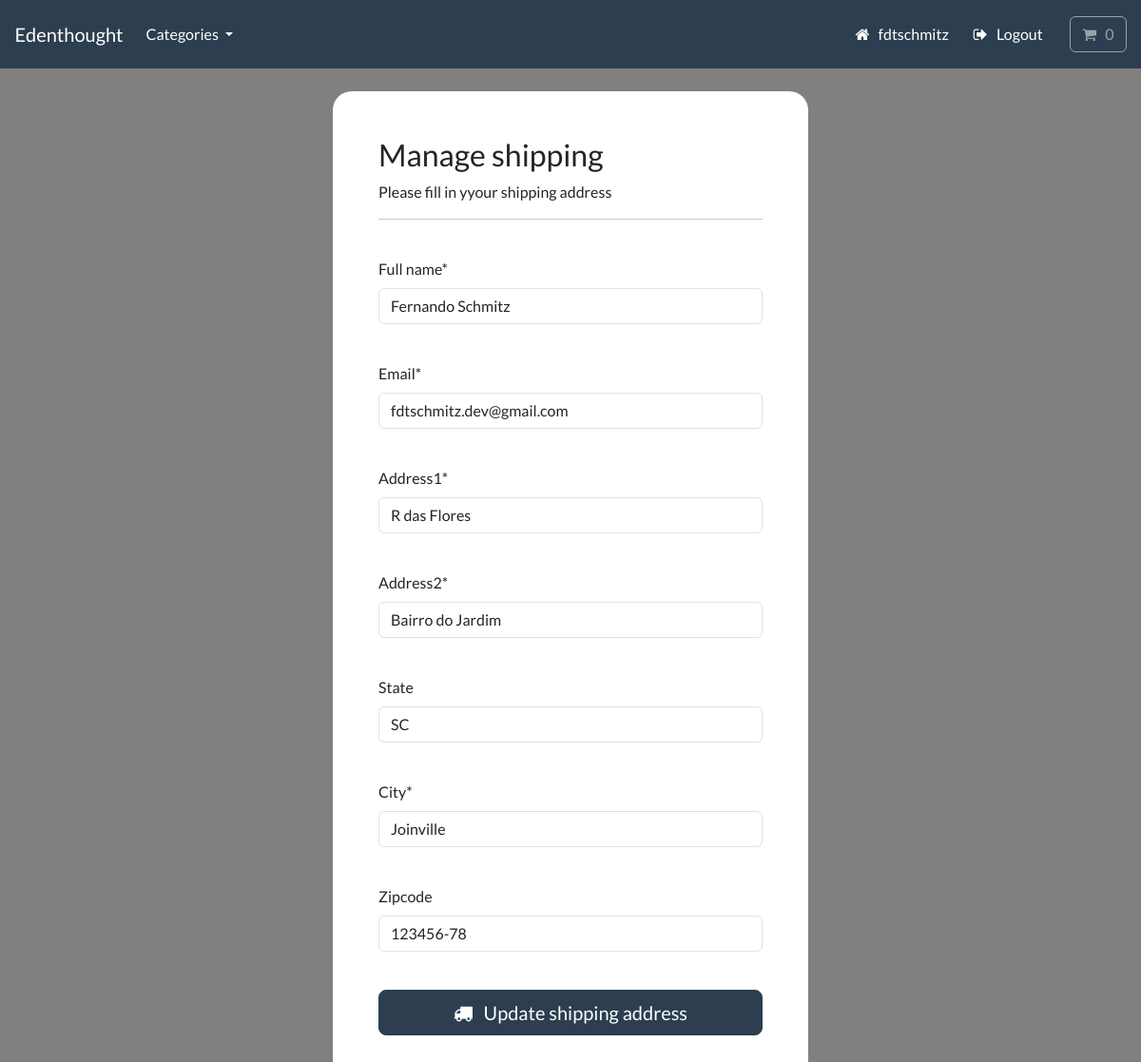
The app's page /account/manage-shipping (signed in) with its own data.
### payment/models.py (models this page shows, shortened)
class ShippingAddress(models.Model):
    full_name = models.CharField(max_length=300)
    email = models.EmailField(max_length=255)
    address1 = models.CharField(max_length=255)
    address2 = models.CharField(max_length=255)
    city = models.CharField(max_length=255)
    state = models.CharField(max_length=255, null=True, blank=True)
    zipcode = models.CharField(max_length=255, null=True, blank=True)
    date_added = models.DateTimeField(auto_now_add=True)
    user = models.ForeignKey(User, on_delete=models.CASCADE, null=True, blank=True)
    class Meta:
        verbose_name_plural = 'Shipping Addresses'

### account/views.py (the view, shortened to what this page needs)
# urls.py: path('manage-shipping', views.manage_shipping, name='manage-shipping'),
@login_required(login_url='my-login')
def manage_shipping(request):
    try:
        shipping = ShippingAddress.objects.get(user=request.user.id)
    except ShippingAddress.DoesNotExist:
        shipping = None
    form = ShippingForm(instance=shipping)
    context = {'form':form}
    return render(request, 'account/manage-shipping.html', context=context)

### payment/forms.py
class ShippingForm(forms.ModelForm):
    class Meta:
        model = ShippingAddress
        fields = ['full_name', 'email', 'address1', 'address2', 'city', 'state', 'zipcode']
        exclude = ['user',]

### cart/cart.py (called while the page is built)
    def __len__(self):
        return sum(item['qty'] for item in self.cart.values())

### cart/context_processors.py (called while the page is built)
def cart(request):
    return {'cart': Cart(request)}

### store/models.py (called while the page is built)
    def get_absolute_url(self):
        return reverse("list-category", args=[self.slug])

### store/views.py (called while the page is built)
def categories(request):
    all_categories = Category.objects.all()
    return {'all_categories': all_categories}

### account/templates/account/manage-shipping.html (shortened to what this page needs)
{% include "store/base.html" %}
{% load static %}
{% load crispy_forms_tags %}
{% block content %}
    <body>
        <br>
        <div class="container bg-white shadow-md p-5 form-layout">
            <h3> Manage shipping </h3>
            <p> Please fill in yyour shipping address </p>
            <hr>
            <br>
            <form method="POST" autocomplete="off">
                {{form.full_name|as_crispy_field}}
                <br>
                {{form.email|as_crispy_field}}
                <br>
                {{form.address1|as_crispy_field}}
                <br>
                {{form.address2|as_crispy_field}}
                <br>
                {{form.state|as_crispy_field}}
                <br>
                {{form.city|as_crispy_field}}
                <br>
                {{form.zipcode|as_crispy_field}}
                <br>
                <button type="submit" class="btn btn-primary btn-lg w-100 btn-block p-2"> <i class="fa fa-truck" aria-hidden="true"></i> &nbsp; Update shipping address</button>
                <br> <br>
            </form>
        </div>
    </body>
{% endblock  %}

### store/templates/store/base.html (shortened to what this page needs)
{% load static %}
<!DOCTYPE html>
<html>
    <head>
        <link rel="stylesheet" href="https://bootswatch.com/5/flatly/bootstrap.min.css">
        <link rel="stylesheet" href="https://cdnjs.cloudflare.com/ajax/libs/font-awesome/4.7.0/css/font-awesome.min.css">
        <link rel="stylesheet" href="{% static 'css/styles.css' %}">
    </head>
    <nav class="navbar navbar-expand-lg bg-primary justify-content-center">
        <a class="navbar-brand main-heading text-white" href="{% url 'store' %}">
        &nbsp; &nbsp; Edenthought
        </a>
        <div class="collapse navbar-collapse" id="navbarCollapse">
            <ul class="navbar-nav me-auto mb-2 mb-md-0">
                <li class="nav-item dropdown">
                    <a class="nav-link dropdown-toggle text-white" href="#" id="navbarDropdown" role="button"
                    data-bs-toggle="dropdown" aria-expanded="false">
                        Categories
                    </a>
                </li>
            </ul>
        </div>
        <div class="collapse navbar-collapse text-center" id="navbarNavDropdown">
            <ul class="navbar-nav ms-auto">
                {% if user.is_authenticated %}
                    <li class="nav-item">
                        <a class="btn btn-alert navbar-btn text-white" type="button"  href="{% url 'dashboard' %}">
                            <i class="fa fa-home" aria-hidden="true"></i> &nbsp; {{user}}
                        </a>
                    </li>
                    <li class="nav-item">
                        <a class="btn btn-alert navbar-btn text-white" type="button"  href="{% url 'user-logout' %}">
                            <i class="fa fa-sign-out" aria-hidden="true"></i> &nbsp; Logout
                        </a>
                    </li>
                {% endif %}
                <li class="nav-item">
                    <a type="button" role="button" href=" {% url 'cart-summary' %}" class="btn btn-outline-secondary">
                        <i class="fa fa-shopping-cart" aria-hidden="true"> </i>
                        <div id="cart-qty" class="d-inline-flex">
                            {% with qty_amount=cart|length %}
                                {% if qty_amount > 0 %}
                                    {{ qty_amount }}
                                    {% else %}
                                        0
                                {% endif %}
                            {% endwith %}
                        </div>
                    </a>
                </li>
            </ul>
        </div>
    </nav>
    <body>
    </body>
</html>

### static/css/styles.css (style rules this page uses)
.form-layout { border-radius: 20px; width: 500px; }

### account/templates/account/manage-shipping.html (style rules this page uses)
body { background-color: gray; }

### records on screen
ShippingAddress: full_name "Fernando Schmitz", email "fdtschmitz.dev@gmail.com", address1 "R das Flores", address2 "Bairro do Jardim", state "SC", city "Joinville", zipcode "123456-78"

### other values on screen
{{ user }} "fdtschmitz"
